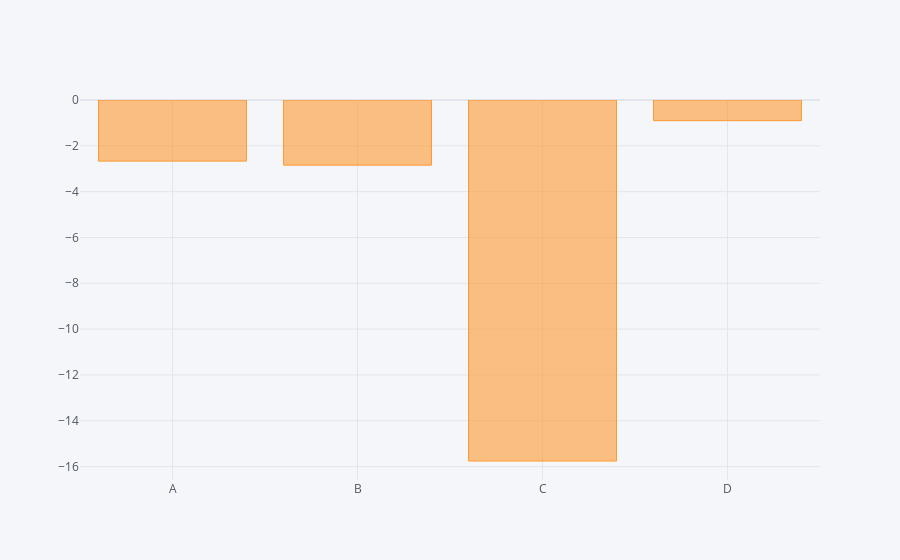

The notebook cell this image was saved under:
### Code cell
df.sum().iplot(kind='bar')

### Figure 1 — Plotly figure (JSON) as saved in the notebook; plotly's stock layout.template omitted (floating-point values rounded to 4 significant figures)
{"data": [{"marker": {"color": "rgba(255, 153, 51, 0.6)", "line": {"color": "rgba(255, 153, 51, 1.0)", "width": 1}}, "name": "None", "orientation": "v", "text": "", "type": "bar", "x": ["A", "B", "C", "D"], "y": [-2.667, -2.842, -15.76, -0.9019]}], "layout": {"legend": {"bgcolor": "#F5F6F9", "font": {"color": "#4D5663"}}, "paper_bgcolor": "#F5F6F9", "plot_bgcolor": "#F5F6F9", "title": {"font": {"color": "#4D5663"}}, "xaxis": {"gridcolor": "#E1E5ED", "showgrid": true, "tickfont": {"color": "#4D5663"}, "title": {"font": {"color": "#4D5663"}, "text": ""}, "zerolinecolor": "#E1E5ED"}, "yaxis": {"gridcolor": "#E1E5ED", "showgrid": true, "tickfont": {"color": "#4D5663"}, "title": {"font": {"color": "#4D5663"}, "text": ""}, "zerolinecolor": "#E1E5ED"}}}
